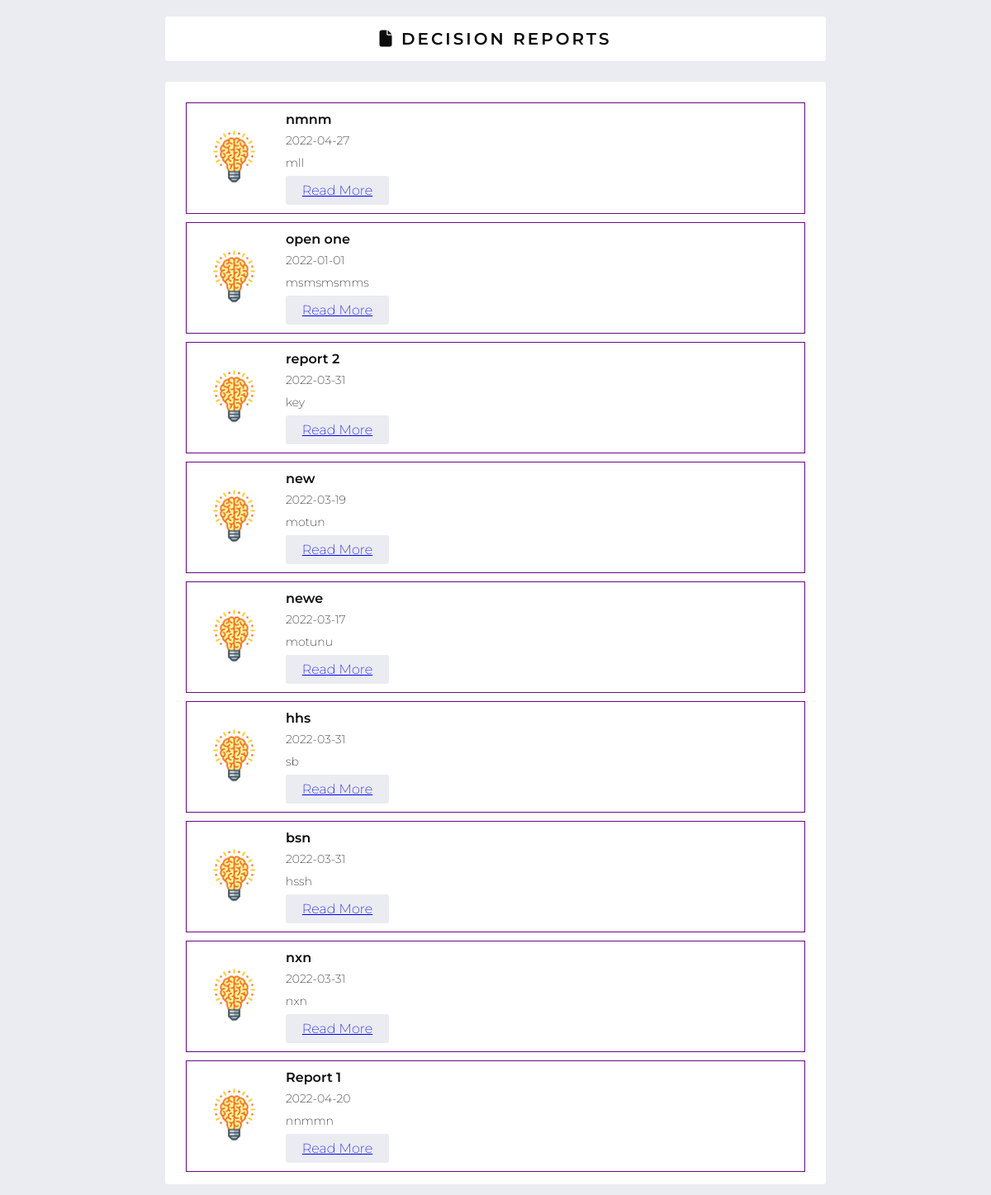
The page /home/list/list.php on the database its author committed.
### tables this page shows
CREATE TABLE IF NOT EXISTS `decisions` (
  `id` int(11) NOT NULL AUTO_INCREMENT,
  `title` varchar(100) NOT NULL,
  `minute` varchar(400) NOT NULL,
  `keyarea` varchar(100) NOT NULL,
  `starttime` time NOT NULL,
  `endtime` time NOT NULL,
  `date` date NOT NULL,
  `status` varchar(20) NOT NULL,
  `members` varchar(400) NOT NULL,
  `venue` varchar(50) NOT NULL,
  PRIMARY KEY (`id`)
);

### home/list/list.php (the view, shortened to what this page needs)
<?php
include 'connect.php';
?>
<!DOCTYPE html>
<html lang="en">
<head>
	<link rel="stylesheet" href="styless.css">
</head>
<body>
<div class="wrapper">
	<div class="links">
		<ul>
			<li data-view="list-view" class="li-list active">
			<i class="fas fa-file"></i>
			Decision Reports
		</li>
		</ul>
	</div>
	<div class="view_main">
		<div class="view_wrap list-view" style="display: block;">
		<?php
         $sql = "select * from `decisions`";
         $result = mysqli_query($con, $sql);
         if($result){
          while($row = mysqli_fetch_assoc($result)){
			$id=$row['id'];
			$title =$row['title'];
			$keyarea =$row['keyarea'];
            $date =$row['date'];
			echo'
		<div class="view_item">
				<div class="vi_left">
					<img src="tomato.png" alt="tomato">
				</div>
				<div class="vi_right">
					<p class="title">'.$title.'</p>
					<p class="content">'.$date.'</p>
					<p class="content">'.$keyarea.'</p>
					<div class="btn"><a href="index.php?indexid='.$id.'">Read More</a></div>
				</div>
			</div>';
		  }
		}
			?>
		</div>
	</div>
</div>
</body>
</html>

### home/list/styless.css (style rules this page uses)
* { list-style: none; font-family: 'Montserrat', sans-serif; margin: 0; padding: 0; box-sizing: border-box; }
body { background: #ebecf1; color: #0c0c0c; }
.view_item img { width: 75px; }
.wrapper { width: 800px; margin: 20px auto; }
.links { margin-bottom: 25px; background: #fff; padding: 15px; border-radius: 3px; }
.links ul { display: flex; justify-content: center; }
.links ul li { margin: 0 15px; font-weight: 600; text-transform: uppercase; letter-spacing: 3px; font-size: 20px; cursor: pointer; }
.links ul li:hover, .links ul li.active { color: #0c0c0c; }
.view_main { background: #fff; border-radius: 3px; padding: 15px; }
.list-view .view_item { background: #fff; border: 1px solid #680a83; margin: 10px; padding: 10px 20px; display: flex; align-items: center; }
.list-view .view_item:last-child { margin-bottom: 0; }
.list-view .view_item .vi_left { margin-right: 25px; }
.view_item .title { font-weight: 600; }
.view_item .content { margin: 5px 0; font-size: 14px; line-height: 22px; font-weight: 200; }
.view_item .btn { width: 125px; background: #ebecf1; padding: 8px 5px; border-radius: 3px; color: #fff; text-align: center; font-weight: 200; cursor: pointer; }

### rows shown on the page
decisions: title "nmnm", date "2022-04-27", keyarea "mll"
decisions: title "open one", date "2022-01-01", keyarea "msmsmsmms"
decisions: title "report 2", date "2022-03-31", keyarea "key"
decisions: title "new", date "2022-03-19", keyarea "motun"
decisions: title "newe", date "2022-03-17", keyarea "motunu"
decisions: title "hhs", date "2022-03-31", keyarea "sb"
decisions: title "bsn", date "2022-03-31", keyarea "hssh"
decisions: title "nxn", date "2022-03-31", keyarea "nxn"
decisions: title "Report 1", date "2022-04-20", keyarea "nnmmn"
